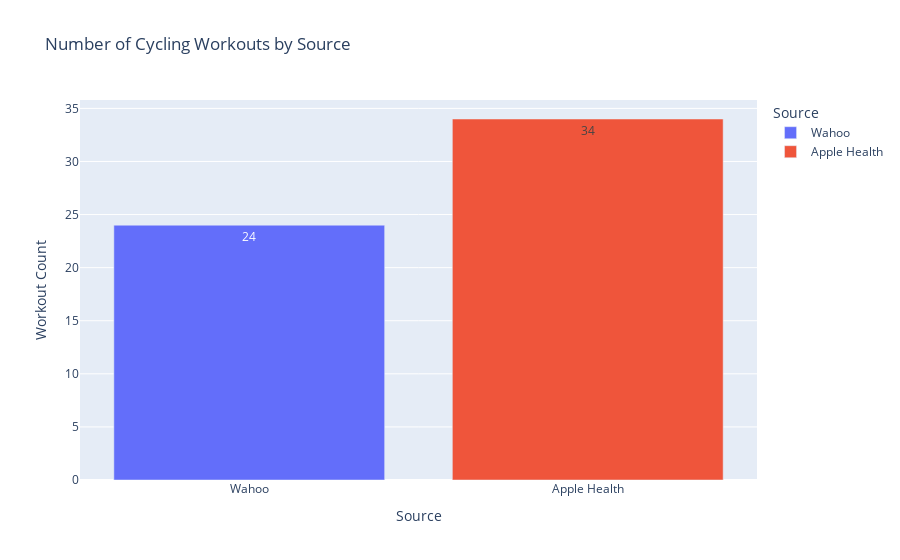

The code cell stored with this chart in its notebook:
### Code cell
import pandas as pd
import plotly.express as px
import plotly.graph_objects as go

# Define the file paths
wahoo_data_path = '/Users/ngirmay/Documents/GitHub/ironman_retrospective/IronMan_2023/wahoo/wahoo_data.csv'
apple_health_cycling_path = '/Users/ngirmay/Documents/GitHub/ironman_retrospective/IronMan_2023/apple_health/health_data_exported/HKWorkoutActivityTypeCycling_2024-04-99_18-31-36_SimpleHealthExportCSV.csv'

# Read the Wahoo data
wahoo_data = pd.read_csv(wahoo_data_path)

# Read the Apple Health data, skipping the first metadata row
apple_health_data = pd.read_csv(apple_health_cycling_path, skiprows=1)

# Convert the 'Date' column to datetime in Wahoo data and find unique workouts
wahoo_data['Date'] = pd.to_datetime(wahoo_data['Date'])
wahoo_workouts = wahoo_data['Date'].dt.date.nunique()

# Process the Apple Health data (using the correct 'startDate' column)
apple_health_data['startDate'] = pd.to_datetime(apple_health_data['startDate'])
apple_health_workouts = apple_health_data['startDate'].dt.date.nunique()

# Prepare the data for visualization
workout_data = pd.DataFrame({
    'Source': ['Wahoo', 'Apple Health'],
    'Workout Count': [wahoo_workouts, apple_health_workouts]
})

# Create a bar chart using Plotly Express
fig = px.bar(workout_data, x='Source', y='Workout Count', 
             title='Number of Cycling Workouts by Source',
             text='Workout Count', color='Source')

# Show the visualization
fig.show()

### Figure 1 — Plotly figure (JSON) as saved in the notebook; plotly's stock layout.template omitted (floating-point values rounded to 4 significant figures)
{"data": [{"alignmentgroup": "True", "hovertemplate": "Source=%{x}<br>Workout Count=%{text}<extra></extra>", "legendgroup": "Wahoo", "marker": {"color": "#636efa", "pattern": {"shape": ""}}, "name": "Wahoo", "offsetgroup": "Wahoo", "orientation": "v", "showlegend": true, "text": [24], "textposition": "auto", "type": "bar", "x": ["Wahoo"], "xaxis": "x", "y": [24], "yaxis": "y"}, {"alignmentgroup": "True", "hovertemplate": "Source=%{x}<br>Workout Count=%{text}<extra></extra>", "legendgroup": "Apple Health", "marker": {"color": "#EF553B", "pattern": {"shape": ""}}, "name": "Apple Health", "offsetgroup": "Apple Health", "orientation": "v", "showlegend": true, "text": [34], "textposition": "auto", "type": "bar", "x": ["Apple Health"], "xaxis": "x", "y": [34], "yaxis": "y"}], "layout": {"barmode": "relative", "legend": {"title": {"text": "Source"}, "tracegroupgap": 0}, "title": {"text": "Number of Cycling Workouts by Source"}, "xaxis": {"anchor": "y", "categoryarray": ["Wahoo", "Apple Health"], "categoryorder": "array", "domain": [0, 1], "title": {"text": "Source"}}, "yaxis": {"anchor": "x", "domain": [0, 1], "title": {"text": "Workout Count"}}}}
